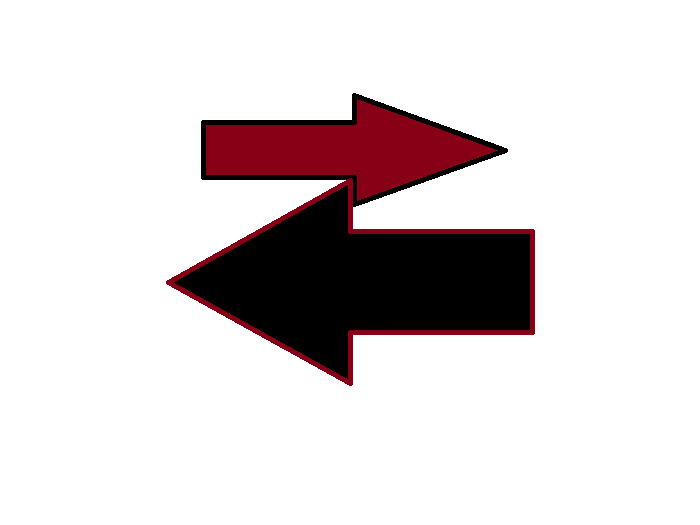
#> input picture padding_feature/images/2.png, 700 x 525 px; its folder holds only this picture in this run
$ python test.py   (Python 2 division)   (older library calls are emulated)
#> lines starting #> are read from the running program, lines starting #| are printed output that depends on the picture
### padding_feature/pixel.py
from PIL import Image
import cropper

def get_dim(image):
    return image.size

def iswhite(addr, padding = 100, thr = 220):
#> called with addr = '2.png', padding = 100, thr = 220
    img = Image.open(addr) #Can be many different formats.
#> img is the input picture: PIL image 700x525 RGB; mean R, G, B 222.3, 215, 216.1
    im = img.copy()

    width, height = get_dim(im)   # Get dimensions
#> width = 700; height = 525

    new_width = width - padding
#> new_width = 600
    new_height = height - padding
#> new_height = 425

    left = (width - new_width)/2
#> left = 50
    top = (height - new_height)/2
#> top = 50
    right = (width + new_width)/2
#> right = 650
    bottom = (height + new_height)/2
#> bottom = 475

    im = im.crop((left, top, right, bottom))
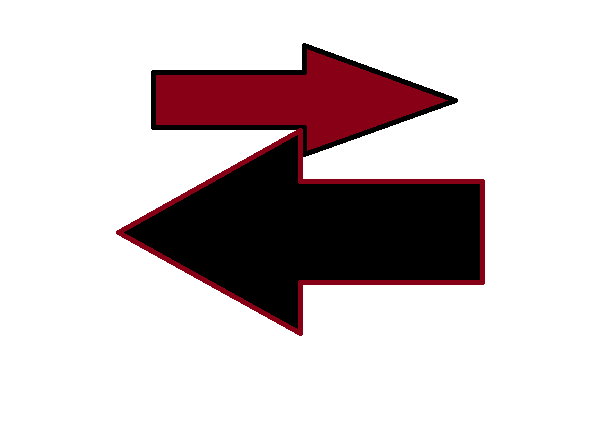
#> im: PIL image 600x425 RGB; mean R, G, B 207.8, 197.3, 199

    pix = im.load()
    area = im.size[0] * im.size[1]
#> area = 255000

    white_from_left_to_right = []
    ltr = True
    white_from_right_to_left = []
    rtl = True
    white_from_top_to_bottom = []
    ttb = True
    white_from_bottom_to_top = []
    btt = True


    x_percent = int(round(im.size[0]*0.7142857142857143*100**(-1)))
#> x_percent = 4
    y_percent = int(round(im.size[1]*0.7142857142857143*100**(-1)))
#> y_percent = 3

    # from left to right

    for x in range(0,x_percent):
        for y in range(0,im.size[1]):
            rgb = pix[x, y]
            if rgb[0] < thr and rgb[1] < thr and rgb[2] < thr:
                white_from_left_to_right.append(rgb)
            if y == im.size[1] - 1:

                if white_from_left_to_right == []:

                    ltr = True
                else:
                    ltr = False
#> after the loop, white_from_left_to_right = []

    # from right to left

    for x in range(im.size[0]-1, im.size[0]-1-x_percent, -1):
        for y in range(0,im.size[1]):
            rgb = pix[x, y]
            if rgb[0] < thr and rgb[1] < thr and rgb[2] < thr:
                white_from_right_to_left.append(rgb)
            if y == im.size[1] - 1:

                if white_from_right_to_left == []:

                    rtl = True
                else:
                    rtl = False
#> after the loop, white_from_right_to_left = []

    # from top to bottom

    for y in range(0, y_percent):
        for x in range(0,im.size[0]):
            rgb = pix[x, y]
            if rgb[0] < thr and rgb[1] < thr and rgb[2] < thr:
                white_from_top_to_bottom.append(rgb)
            if x == im.size[0] - 1:

                if white_from_top_to_bottom == []:

                    ttb = True
                else:
                    ttb = False
#> after the loop, white_from_top_to_bottom = []

    # from bottom to top

    for y in range(im.size[1]-1, im.size[1]-1-y_percent, -1):
        for x in range(0,im.size[0]):
            rgb = pix[x, y]
            if rgb[0] < thr and rgb[1] < thr and rgb[2] < thr:
                white_from_bottom_to_top.append(rgb)
            if x == im.size[0] - 1:

                if white_from_bottom_to_top == []:

                    btt = True
                else:
                    btt = False
#> after the loop, white_from_bottom_to_top = []

    if [ltr, rtl, ttb, btt] == 4*[False,]:
        return False
    else:
        return True


def run(addr, out):
    if iswhite(addr):
        cropper.autoCrop(addr, out)
#> in autoCrop, `idx = np.where(pix-255)[0:2]`: idx = 172998 positions, rows 93 to 385, columns 166 to 534
#> in autoCrop, `box = map(min,idx)[::-1] + map(max,idx)[::-1]`: box = [166, 93, 534, 385]
#> in autoCrop, `region = im.crop(box)`:
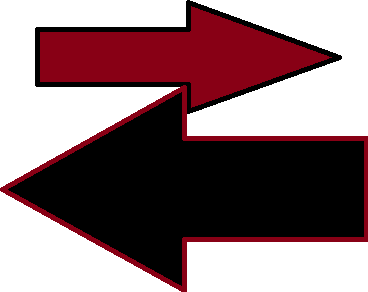
#> region: PIL image 368x292 RGB; mean R, G, B 143.1, 118.4, 122.2
    else:
        print "Not required!!"

### padding_feature/cropper.py
from PIL import Image
import numpy as np
import scipy.misc

def padding(image, padding_value):
#> called with image = 'padding_feature/out/2.png', padding_value = 100
    old_image = Image.open(image)
    old_size = old_image.size
#> old_size = (368, 292)

    old_width = old_size[0]
#> old_width = 368
    old_height = old_size[1]
#> old_height = 292

    new_width = old_width + padding_value
#> new_width = 468
    new_height = old_height + padding_value
#> new_height = 392

    new_image = Image.new("RGB", (new_width, new_height), "white")
#> new_image: PIL image 468x392 RGB; every value is 255
    new_image.paste(old_image,  (padding_value/2,padding_value/2))
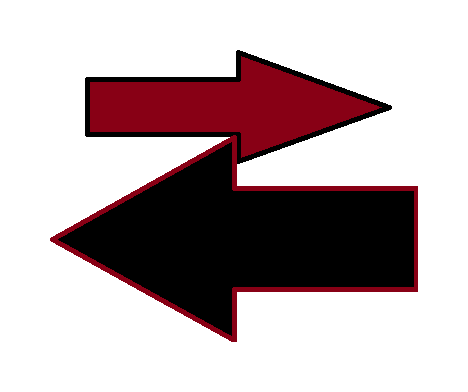
#> new_image: PIL image 468x392 RGB; mean R, G, B 189.5, 175, 177.2

    new_image.save(image)

def autoCrop(in_image, out_image, padding_value = 100):

    im = Image.open(in_image)
    pix = np.asarray(im)

    pix = pix[:,:,0:3] # Drop the alpha channel
    idx = np.where(pix-255)[0:2] # Drop the color when finding edges
    box = map(min,idx)[::-1] + map(max,idx)[::-1]

    region = im.crop(box)
    region_pix = np.asarray(region)

    scipy.misc.imsave(out_image, region_pix)

    padding(out_image, padding_value)


### padding_feature/test.py
import os
import pixel

app = os.path.dirname(os.path.abspath(__file__))

os.chdir(app+'/images/')

files = [f for f in os.listdir(".")]

for f in files:
    print
    print "White space in", f, pixel.iswhite(f)
    if pixel.iswhite(f):
        pixel.run(f, app+'/out/'+f)
        print "File cropped"
    print

os.chdir(app)

$ run again, on padding_feature/images/my.png
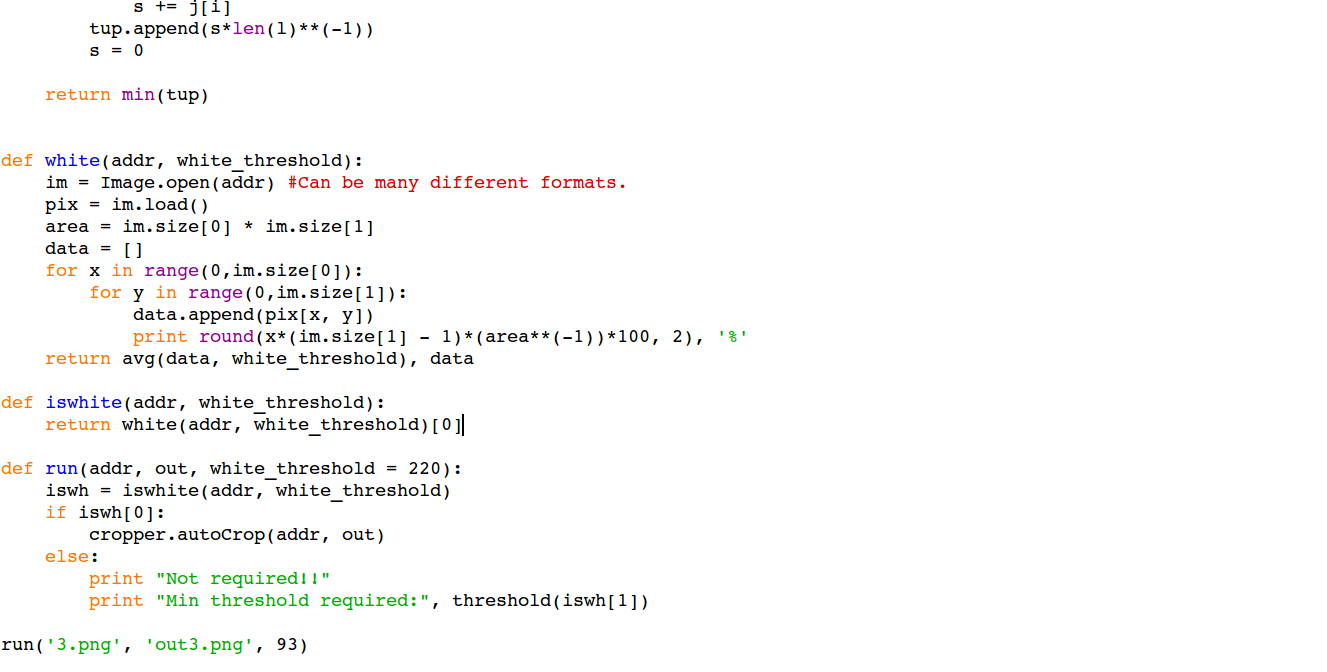
#> input picture padding_feature/images/my.png, 1327 x 672 px
#> in iswhite, img is the input picture: PIL image 1327x672 RGB; mean R, G, B 249.9, 249.5, 249.2
#> width = 1327; height = 672
#> in iswhite, `new_width = width - padding`: new_width = 1227
#> in iswhite, `new_height = height - padding`: new_height = 572
#> left = 50
#> right = 1277
#> bottom = 622
#> in iswhite, `im = im.crop((left, top, right, bottom))`:
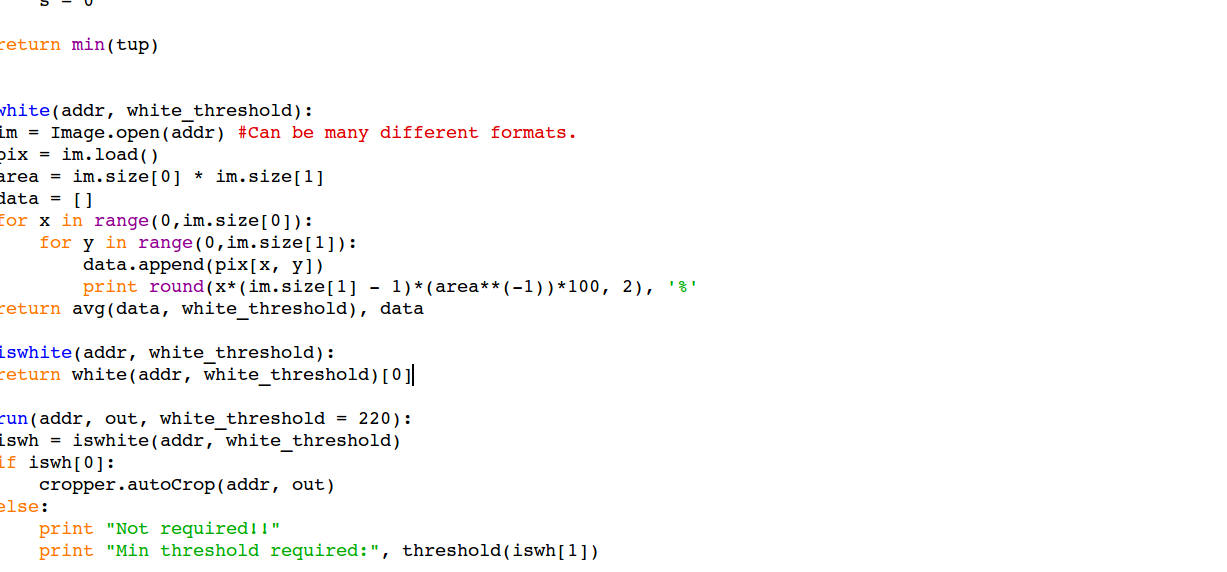
#> im: PIL image 1227x572 RGB; mean R, G, B 249.2, 248.8, 248.5
#> after the loop in iswhite, `for x in range(0,x_percent):`: white_from_left_to_right = 201 items, first 6: (171, 143, 145), (22, 0, 0), (52, 12, 11), (0, 0, 0), (53, 4, 0), (90, 15, 0)
#> after the loop in iswhite, `for x in range(im.size[0]-1, im.size[0]-1-x_percent, -1):`: white_from_right_to_left = []
#> after the loop in iswhite, `for y in range(0, y_percent):`: white_from_top_to_bottom = 49 items, first 6: (54, 2, 0), (0, 26, 55), (75, 85, 93), (100, 107, 115), (123, 131, 140), (151, 169, 196)
#> after the loop in iswhite, `for y in range(im.size[1]-1, im.size[1]-1-y_percent, -1):`: white_from_bottom_to_top = []
#> idx = 112428 positions, rows 0 to 653, columns 1 to 745
#> box = [1, 0, 745, 653]
#> in padding, `new_image.paste(old_image,  (padding_value/2,padding_value/2))`:
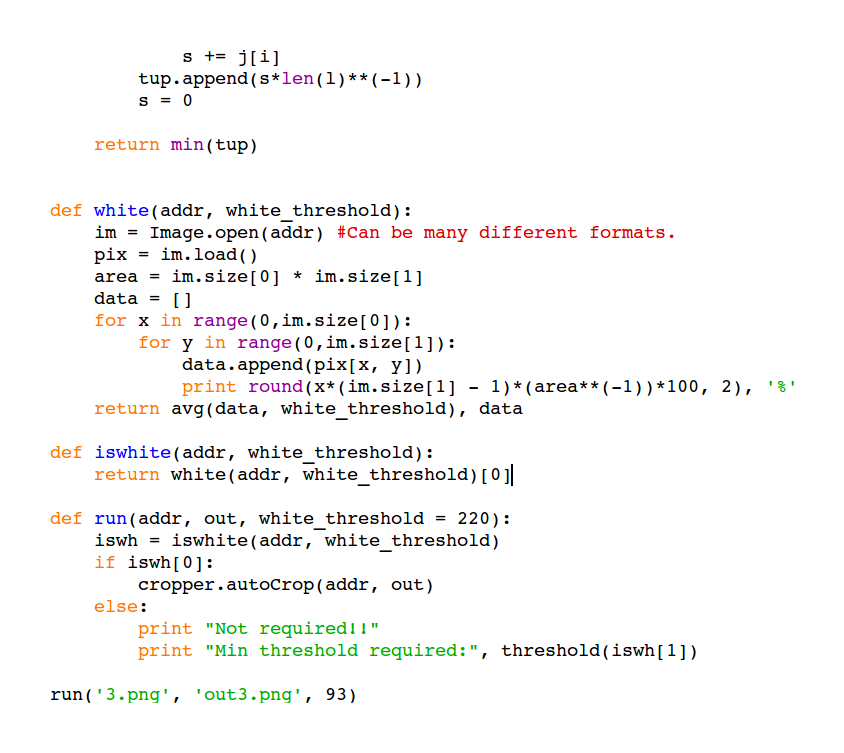
#> new_image: PIL image 844x753 RGB; mean R, G, B 247.8, 247.4, 246.9

$ run again, on padding_feature/images/3.png
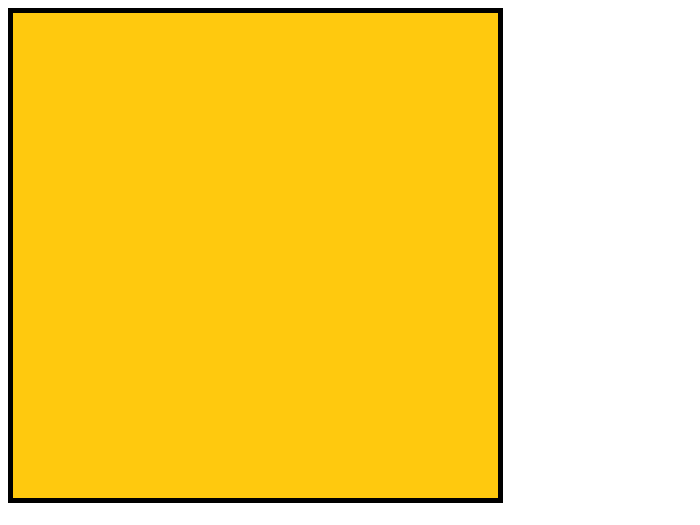
#> input picture padding_feature/images/3.png, 700 x 525 px
#> in iswhite, img is the input picture: PIL image 700x525 RGB; mean R, G, B 248.2, 213.6, 93.9
#> width = 700; height = 525
#> in iswhite, `new_width = width - padding`: new_width = 600
#> in iswhite, `new_height = height - padding`: new_height = 425
#> left = 50
#> right = 650
#> bottom = 475
#> in iswhite, `im = im.crop((left, top, right, bottom))`:
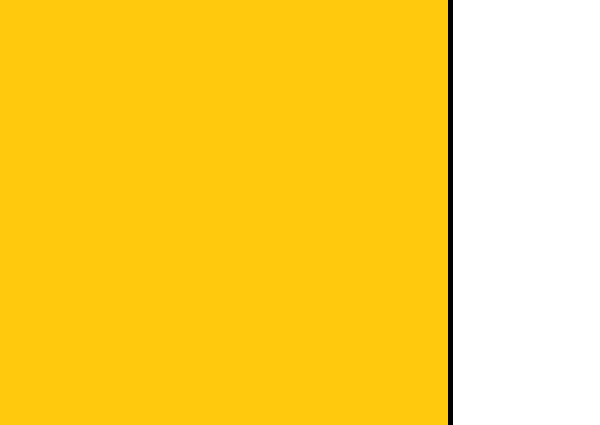
#> im: PIL image 600x425 RGB; mean R, G, B 252.9, 212.6, 72.9
#> after the loop in iswhite, `for x in range(0,x_percent):`: white_from_left_to_right = []
#> after the loop in iswhite, `for y in range(0, y_percent):`: white_from_top_to_bottom = [(0, 0, 0), (0, 0, 0), (0, 0, 0), (0, 0, 0), (0, 0, 0), (0, 0, 0), (0, 0, 0), (0, 0, 0), (0, 0, 0), (0, 0, 0), (0, 0, 0), (0, 0, 0), (0, 0, 0), (0, 0, 0), (0, 0, 0)]
#> after the loop in iswhite, `for y in range(im.size[1]-1, im.size[1]-1-y_percent, -1):`: white_from_bottom_to_top has the same summary as white_from_top_to_bottom
#> idx = 499850 positions, rows 8 to 502, columns 8 to 502
#> box = [8, 8, 502, 502]
#> in padding, `new_image.paste(old_image,  (padding_value/2,padding_value/2))`:
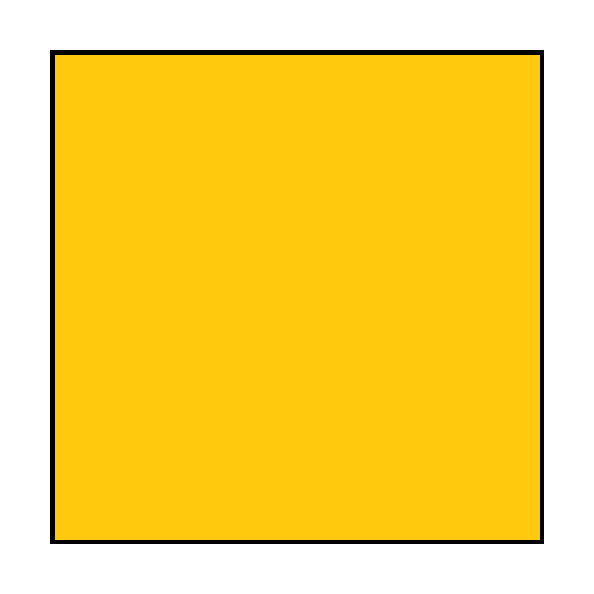
#> new_image: PIL image 594x594 RGB; mean R, G, B 248.6, 212.6, 88
